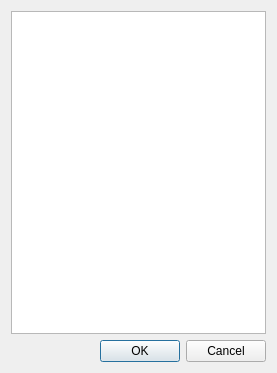
<?xml version="1.0" encoding="UTF-8"?>
<ui version="4.0">
 <class>QueryList</class>
 <widget class="QDialog" name="QueryList">
  <property name="geometry">
   <rect>
    <x>0</x>
    <y>0</y>
    <width>277</width>
    <height>373</height>
   </rect>
  </property>
  <property name="windowTitle">
   <string>Dialog</string>
  </property>
  <layout class="QVBoxLayout" name="verticalLayout">
   <item>
    <widget class="QListView" name="listView"/>
   </item>
   <item>
    <widget class="QDialogButtonBox" name="buttonBox">
     <property name="orientation">
      <enum>Qt::Horizontal</enum>
     </property>
     <property name="standardButtons">
      <set>QDialogButtonBox::Cancel|QDialogButtonBox::Ok</set>
     </property>
    </widget>
   </item>
  </layout>
 </widget>
 <resources/>
 <connections>
  <connection>
   <sender>buttonBox</sender>
   <signal>accepted()</signal>
   <receiver>QueryList</receiver>
   <slot>accept()</slot>
   <hints>
    <hint type="sourcelabel">
     <x>248</x>
     <y>254</y>
    </hint>
    <hint type="destinationlabel">
     <x>157</x>
     <y>274</y>
    </hint>
   </hints>
  </connection>
  <connection>
   <sender>buttonBox</sender>
   <signal>rejected()</signal>
   <receiver>QueryList</receiver>
   <slot>reject()</slot>
   <hints>
    <hint type="sourcelabel">
     <x>316</x>
     <y>260</y>
    </hint>
    <hint type="destinationlabel">
     <x>286</x>
     <y>274</y>
    </hint>
   </hints>
  </connection>
 </connections>
</ui>
